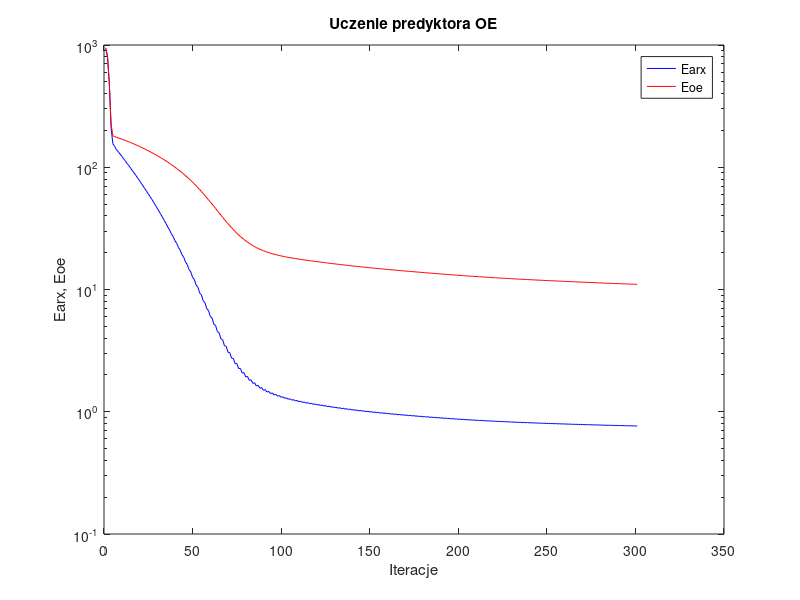
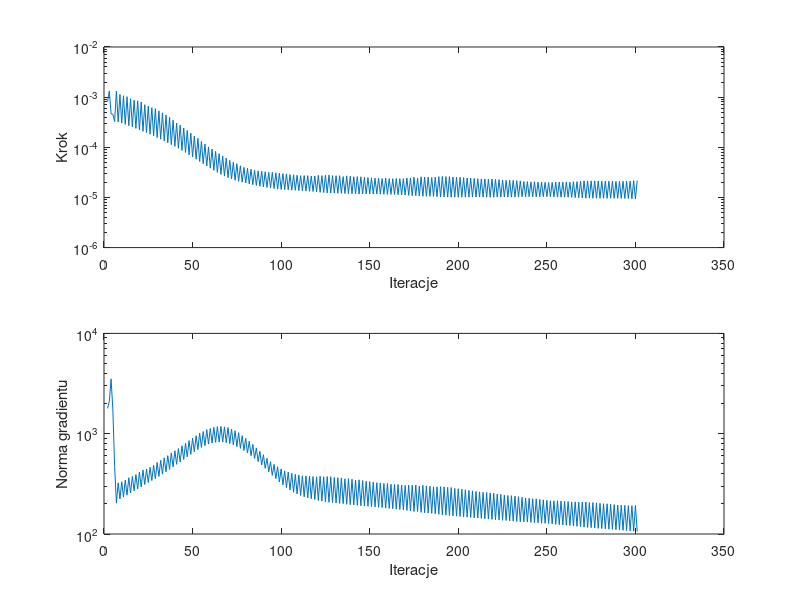

The MATLAB source for these figures, in order:
%uczenie predyktora oe
clear all;
n=0; farx(n+1)=9.315626e+002; foe(n+1)=9.501026e+002; wspucz(n+1)=0.000000e+000; ng(n+1)=0.000000e+000;
n=1; farx(n+1)=8.000864e+002; foe(n+1)=8.005979e+002; krok(n+1)=8.132823e-004; ng(n+1)=1.788374e+003;
n=2; farx(n+1)=4.864449e+002; foe(n+1)=4.830884e+002; krok(n+1)=1.329544e-003; ng(n+1)=2.094640e+003;
n=3; farx(n+1)=2.094228e+002; foe(n+1)=2.260362e+002; krok(n+1)=4.616173e-004; ng(n+1)=3.516779e+003;
n=4; farx(n+1)=1.557897e+002; foe(n+1)=1.810058e+002; krok(n+1)=4.576195e-004; ng(n+1)=1.727413e+003;
n=5; farx(n+1)=1.481103e+002; foe(n+1)=1.780929e+002; krok(n+1)=3.259007e-004; ng(n+1)=4.710717e+002;
n=6; farx(n+1)=1.392478e+002; foe(n+1)=1.760119e+002; krok(n+1)=1.323510e-003; ng(n+1)=2.031424e+002;
n=7; farx(n+1)=1.347391e+002; foe(n+1)=1.739430e+002; krok(n+1)=3.184791e-004; ng(n+1)=3.232271e+002;
n=8; farx(n+1)=1.283801e+002; foe(n+1)=1.719505e+002; krok(n+1)=1.130654e-003; ng(n+1)=2.237532e+002;
n=9; farx(n+1)=1.235377e+002; foe(n+1)=1.699307e+002; krok(n+1)=3.043485e-004; ng(n+1)=3.315054e+002;
n=10; farx(n+1)=1.175417e+002; foe(n+1)=1.678649e+002; krok(n+1)=1.065226e-003; ng(n+1)=2.333001e+002;
n=11; farx(n+1)=1.130526e+002; foe(n+1)=1.657764e+002; krok(n+1)=2.861859e-004; ng(n+1)=3.449663e+002;
n=12; farx(n+1)=1.074971e+002; foe(n+1)=1.636209e+002; krok(n+1)=1.019412e-003; ng(n+1)=2.438889e+002;
n=13; farx(n+1)=1.031733e+002; foe(n+1)=1.614384e+002; krok(n+1)=2.695564e-004; ng(n+1)=3.642370e+002;
n=14; farx(n+1)=9.823030e+001; foe(n+1)=1.592578e+002; krok(n+1)=9.305128e-004; ng(n+1)=2.563708e+002;
n=15; farx(n+1)=9.417066e+001; foe(n+1)=1.570773e+002; krok(n+1)=2.550371e-004; ng(n+1)=3.751304e+002;
n=16; farx(n+1)=8.967102e+001; foe(n+1)=1.548592e+002; krok(n+1)=8.713328e-004; ng(n+1)=2.697564e+002;
n=17; farx(n+1)=8.582476e+001; foe(n+1)=1.526353e+002; krok(n+1)=2.385047e-004; ng(n+1)=3.917221e+002;
n=18; farx(n+1)=8.155789e+001; foe(n+1)=1.503257e+002; krok(n+1)=8.432951e-004; ng(n+1)=2.816424e+002;
n=19; farx(n+1)=7.788148e+001; foe(n+1)=1.480179e+002; krok(n+1)=2.219001e-004; ng(n+1)=4.137307e+002;
n=20; farx(n+1)=7.390948e+001; foe(n+1)=1.456473e+002; krok(n+1)=8.010721e-004; ng(n+1)=2.944383e+002;
n=21; farx(n+1)=7.039719e+001; foe(n+1)=1.432895e+002; krok(n+1)=2.084136e-004; ng(n+1)=4.341279e+002;
n=22; farx(n+1)=6.699390e+001; foe(n+1)=1.409902e+002; krok(n+1)=7.068748e-004; ng(n+1)=3.114621e+002;
n=23; farx(n+1)=6.373393e+001; foe(n+1)=1.387052e+002; krok(n+1)=1.960919e-004; ng(n+1)=4.432527e+002;
n=24; farx(n+1)=6.061279e+001; foe(n+1)=1.363805e+002; krok(n+1)=6.603743e-004; ng(n+1)=3.261319e+002;
n=25; farx(n+1)=5.752975e+001; foe(n+1)=1.340808e+002; krok(n+1)=1.828020e-004; ng(n+1)=4.624757e+002;
n=26; farx(n+1)=5.467392e+001; foe(n+1)=1.317366e+002; krok(n+1)=6.145526e-004; ng(n+1)=3.413844e+002;
n=27; farx(n+1)=5.177022e+001; foe(n+1)=1.294200e+002; krok(n+1)=1.691914e-004; ng(n+1)=4.839699e+002;
n=28; farx(n+1)=4.906239e+001; foe(n+1)=1.270005e+002; krok(n+1)=5.885714e-004; ng(n+1)=3.560345e+002;
n=29; farx(n+1)=4.628656e+001; foe(n+1)=1.246072e+002; krok(n+1)=1.562643e-004; ng(n+1)=5.169350e+002;
n=30; farx(n+1)=4.387922e+001; foe(n+1)=1.221959e+002; krok(n+1)=5.324041e-004; ng(n+1)=3.749893e+002;
n=31; farx(n+1)=4.128104e+001; foe(n+1)=1.198104e+002; krok(n+1)=1.447867e-004; ng(n+1)=5.424145e+002;
n=32; farx(n+1)=3.911084e+001; foe(n+1)=1.173799e+002; krok(n+1)=4.875677e-004; ng(n+1)=3.950729e+002;
n=33; farx(n+1)=3.666557e+001; foe(n+1)=1.149639e+002; krok(n+1)=1.333447e-004; ng(n+1)=5.745830e+002;
n=34; farx(n+1)=3.473106e+001; foe(n+1)=1.125078e+002; krok(n+1)=4.395065e-004; ng(n+1)=4.167245e+002;
n=35; farx(n+1)=3.245032e+001; foe(n+1)=1.100949e+002; krok(n+1)=1.230766e-004; ng(n+1)=6.047691e+002;
n=36; farx(n+1)=3.074245e+001; foe(n+1)=1.076307e+002; krok(n+1)=3.968650e-004; ng(n+1)=4.405953e+002;
n=37; farx(n+1)=2.859606e+001; foe(n+1)=1.051739e+002; krok(n+1)=1.131625e-004; ng(n+1)=6.434287e+002;
n=38; farx(n+1)=2.714490e+001; foe(n+1)=1.027330e+002; krok(n+1)=3.467612e-004; ng(n+1)=4.674647e+002;
n=39; farx(n+1)=2.515926e+001; foe(n+1)=1.002923e+002; krok(n+1)=1.042068e-004; ng(n+1)=6.759236e+002;
n=40; farx(n+1)=2.391451e+001; foe(n+1)=9.784595e+001; krok(n+1)=3.050122e-004; ng(n+1)=4.949583e+002;
n=41; farx(n+1)=2.208732e+001; foe(n+1)=9.541698e+001; krok(n+1)=9.532169e-005; ng(n+1)=7.107152e+002;
n=42; farx(n+1)=2.098430e+001; foe(n+1)=9.292158e+001; krok(n+1)=2.767368e-004; ng(n+1)=5.222006e+002;
n=43; farx(n+1)=1.928125e+001; foe(n+1)=9.044040e+001; krok(n+1)=8.669030e-005; ng(n+1)=7.584509e+002;
n=44; farx(n+1)=1.835502e+001; foe(n+1)=8.795252e+001; krok(n+1)=2.419010e-004; ng(n+1)=5.532983e+002;
n=45; farx(n+1)=1.679925e+001; foe(n+1)=8.548269e+001; krok(n+1)=7.879664e-005; ng(n+1)=8.020421e+002;
n=46; farx(n+1)=1.600147e+001; foe(n+1)=8.296828e+001; krok(n+1)=2.162683e-004; ng(n+1)=5.872597e+002;
n=47; farx(n+1)=1.457793e+001; foe(n+1)=8.048228e+001; krok(n+1)=7.106649e-005; ng(n+1)=8.539805e+002;
n=48; farx(n+1)=1.389848e+001; foe(n+1)=7.794904e+001; krok(n+1)=1.915864e-004; ng(n+1)=6.218697e+002;
n=49; farx(n+1)=1.260635e+001; foe(n+1)=7.548613e+001; krok(n+1)=6.447294e-005; ng(n+1)=9.022558e+002;
n=50; farx(n+1)=1.205659e+001; foe(n+1)=7.300226e+001; krok(n+1)=1.674127e-004; ng(n+1)=6.590481e+002;
n=51; farx(n+1)=1.089335e+001; foe(n+1)=7.056756e+001; krok(n+1)=5.795515e-005; ng(n+1)=9.542642e+002;
n=52; farx(n+1)=1.042853e+001; foe(n+1)=6.808958e+001; krok(n+1)=1.509285e-004; ng(n+1)=6.936918e+002;
n=53; farx(n+1)=9.375373e+000; foe(n+1)=6.566751e+001; krok(n+1)=5.210339e-005; ng(n+1)=1.013199e+003;
n=54; farx(n+1)=9.012398e+000; foe(n+1)=6.327657e+001; krok(n+1)=1.304810e-004; ng(n+1)=7.299299e+002;
n=55; farx(n+1)=8.082568e+000; foe(n+1)=6.095628e+001; krok(n+1)=4.708094e-005; ng(n+1)=1.052435e+003;
n=56; farx(n+1)=7.790513e+000; foe(n+1)=5.863457e+001; krok(n+1)=1.164634e-004; ng(n+1)=7.602110e+002;
n=57; farx(n+1)=6.963187e+000; foe(n+1)=5.639001e+001; krok(n+1)=4.244958e-005; ng(n+1)=1.098301e+003;
n=58; farx(n+1)=6.740511e+000; foe(n+1)=5.418525e+001; krok(n+1)=1.019782e-004; ng(n+1)=7.878635e+002;
n=59; farx(n+1)=6.017159e+000; foe(n+1)=5.207043e+001; krok(n+1)=3.840954e-005; ng(n+1)=1.127294e+003;
n=60; farx(n+1)=5.842784e+000; foe(n+1)=4.997077e+001; krok(n+1)=9.186583e-005; ng(n+1)=8.072286e+002;
n=61; farx(n+1)=5.208217e+000; foe(n+1)=4.797186e+001; krok(n+1)=3.468782e-005; ng(n+1)=1.157511e+003;
n=62; farx(n+1)=5.075326e+000; foe(n+1)=4.599979e+001; krok(n+1)=8.271938e-005; ng(n+1)=8.200120e+002;
n=63; farx(n+1)=4.522449e+000; foe(n+1)=4.414187e+001; krok(n+1)=3.154697e-005; ng(n+1)=1.174870e+003;
n=64; farx(n+1)=4.425994e+000; foe(n+1)=4.232160e+001; krok(n+1)=7.481366e-005; ng(n+1)=8.258292e+002;
n=65; farx(n+1)=3.944901e+000; foe(n+1)=4.061043e+001; krok(n+1)=2.885108e-005; ng(n+1)=1.183355e+003;
n=66; farx(n+1)=3.879533e+000; foe(n+1)=3.896002e+001; krok(n+1)=6.703667e-005; ng(n+1)=8.241799e+002;
n=67; farx(n+1)=3.465899e+000; foe(n+1)=3.742426e+001; krok(n+1)=2.668806e-005; ng(n+1)=1.170247e+003;
n=68; farx(n+1)=3.424807e+000; foe(n+1)=3.594468e+001; krok(n+1)=6.100988e-005; ng(n+1)=8.139306e+002;
n=69; farx(n+1)=3.067856e+000; foe(n+1)=3.457006e+001; krok(n+1)=2.480406e-005; ng(n+1)=1.151791e+003;
n=70; farx(n+1)=3.045970e+000; foe(n+1)=3.326443e+001; krok(n+1)=5.493831e-005; ng(n+1)=7.961571e+002;
n=71; farx(n+1)=2.741380e+000; foe(n+1)=3.206783e+001; krok(n+1)=2.342760e-005; ng(n+1)=1.110524e+003;
n=72; farx(n+1)=2.735385e+000; foe(n+1)=3.093243e+001; krok(n+1)=5.036707e-005; ng(n+1)=7.743734e+002;
n=73; farx(n+1)=2.474373e+000; foe(n+1)=2.988408e+001; krok(n+1)=2.199768e-005; ng(n+1)=1.071576e+003;
n=74; farx(n+1)=2.476848e+000; foe(n+1)=2.889197e+001; krok(n+1)=4.714982e-005; ng(n+1)=7.451842e+002;
n=75; farx(n+1)=2.252468e+000; foe(n+1)=2.798327e+001; krok(n+1)=2.092147e-005; ng(n+1)=1.024460e+003;
n=76; farx(n+1)=2.263015e+000; foe(n+1)=2.713971e+001; krok(n+1)=4.279756e-005; ng(n+1)=7.145864e+002;
n=77; farx(n+1)=2.073041e+000; foe(n+1)=2.637618e+001; krok(n+1)=2.026093e-005; ng(n+1)=9.561846e+002;
n=78; farx(n+1)=2.089663e+000; foe(n+1)=2.566332e+001; krok(n+1)=3.982214e-005; ng(n+1)=6.804150e+002;
n=79; farx(n+1)=1.927344e+000; foe(n+1)=2.501270e+001; krok(n+1)=1.941361e-005; ng(n+1)=8.982533e+002;
n=80; farx(n+1)=1.946221e+000; foe(n+1)=2.440553e+001; krok(n+1)=3.799128e-005; ng(n+1)=6.423553e+002;
n=81; farx(n+1)=1.807150e+000; foe(n+1)=2.385164e+001; krok(n+1)=1.859953e-005; ng(n+1)=8.414578e+002;
n=82; farx(n+1)=1.826796e+000; foe(n+1)=2.333614e+001; krok(n+1)=3.647744e-005; ng(n+1)=6.040954e+002;
n=83; farx(n+1)=1.707335e+000; foe(n+1)=2.286766e+001; krok(n+1)=1.796068e-005; ng(n+1)=7.826601e+002;
n=84; farx(n+1)=1.727494e+000; foe(n+1)=2.243467e+001; krok(n+1)=3.474555e-005; ng(n+1)=5.663727e+002;
n=85; farx(n+1)=1.625426e+000; foe(n+1)=2.204155e+001; krok(n+1)=1.738167e-005; ng(n+1)=7.214363e+002;
n=86; farx(n+1)=1.645033e+000; foe(n+1)=2.167487e+001; krok(n+1)=3.387548e-005; ng(n+1)=5.269543e+002;
n=87; farx(n+1)=1.556957e+000; foe(n+1)=2.134175e+001; krok(n+1)=1.675917e-005; ng(n+1)=6.673917e+002;
n=88; farx(n+1)=1.575646e+000; foe(n+1)=2.103023e+001; krok(n+1)=3.333618e-005; ng(n+1)=4.878861e+002;
n=89; farx(n+1)=1.498943e+000; foe(n+1)=2.074662e+001; krok(n+1)=1.622543e-005; ng(n+1)=6.168939e+002;
n=90; farx(n+1)=1.516803e+000; foe(n+1)=2.048277e+001; krok(n+1)=3.251553e-005; ng(n+1)=4.513872e+002;
n=91; farx(n+1)=1.449841e+000; foe(n+1)=2.024167e+001; krok(n+1)=1.581864e-005; ng(n+1)=5.686604e+002;
n=92; farx(n+1)=1.466803e+000; foe(n+1)=2.001716e+001; krok(n+1)=3.161037e-005; ng(n+1)=4.174199e+002;
n=93; farx(n+1)=1.408382e+000; foe(n+1)=1.981140e+001; krok(n+1)=1.539716e-005; ng(n+1)=5.262211e+002;
n=94; farx(n+1)=1.424175e+000; foe(n+1)=1.961597e+001; krok(n+1)=3.167304e-005; ng(n+1)=3.841200e+002;
n=95; farx(n+1)=1.371811e+000; foe(n+1)=1.943594e+001; krok(n+1)=1.502405e-005; ng(n+1)=4.950562e+002;
n=96; farx(n+1)=1.387040e+000; foe(n+1)=1.926702e+001; krok(n+1)=3.098519e-005; ng(n+1)=3.562726e+002;
n=97; farx(n+1)=1.340186e+000; foe(n+1)=1.910918e+001; krok(n+1)=1.469853e-005; ng(n+1)=4.684483e+002;
n=98; farx(n+1)=1.354487e+000; foe(n+1)=1.895985e+001; krok(n+1)=3.053033e-005; ng(n+1)=3.307620e+002;
n=99; farx(n+1)=1.312159e+000; foe(n+1)=1.882018e+001; krok(n+1)=1.447202e-005; ng(n+1)=4.458201e+002;
n=100; farx(n+1)=1.325760e+000; foe(n+1)=1.868717e+001; krok(n+1)=2.981309e-005; ng(n+1)=3.087336e+002;
n=101; farx(n+1)=1.287317e+000; foe(n+1)=1.856244e+001; krok(n+1)=1.428638e-005; ng(n+1)=4.261709e+002;
n=102; farx(n+1)=1.300409e+000; foe(n+1)=1.844197e+001; krok(n+1)=2.955758e-005; ng(n+1)=2.896798e+002;
n=103; farx(n+1)=1.264616e+000; foe(n+1)=1.832780e+001; krok(n+1)=1.414532e-005; ng(n+1)=4.146658e+002;
n=104; farx(n+1)=1.277512e+000; foe(n+1)=1.821898e+001; krok(n+1)=2.860122e-005; ng(n+1)=2.745554e+002;
n=105; farx(n+1)=1.244499e+000; foe(n+1)=1.811428e+001; krok(n+1)=1.393983e-005; ng(n+1)=4.026866e+002;
n=106; farx(n+1)=1.256642e+000; foe(n+1)=1.801242e+001; krok(n+1)=2.832743e-005; ng(n+1)=2.604636e+002;
n=107; farx(n+1)=1.225683e+000; foe(n+1)=1.791547e+001; krok(n+1)=1.390226e-005; ng(n+1)=3.931500e+002;
n=108; farx(n+1)=1.237774e+000; foe(n+1)=1.782125e+001; krok(n+1)=2.769106e-005; ng(n+1)=2.512824e+002;
n=109; farx(n+1)=1.208540e+000; foe(n+1)=1.772990e+001; krok(n+1)=1.372904e-005; ng(n+1)=3.878761e+002;
n=110; farx(n+1)=1.220172e+000; foe(n+1)=1.764077e+001; krok(n+1)=2.722830e-005; ng(n+1)=2.425093e+002;
n=111; farx(n+1)=1.192631e+000; foe(n+1)=1.755480e+001; krok(n+1)=1.361415e-005; ng(n+1)=3.810273e+002;
n=112; farx(n+1)=1.204020e+000; foe(n+1)=1.746971e+001; krok(n+1)=2.726938e-005; ng(n+1)=2.349789e+002;
n=113; farx(n+1)=1.177643e+000; foe(n+1)=1.738701e+001; krok(n+1)=1.338683e-005; ng(n+1)=3.795784e+002;
n=114; farx(n+1)=1.188708e+000; foe(n+1)=1.730519e+001; krok(n+1)=2.722830e-005; ng(n+1)=2.287515e+002;
n=115; farx(n+1)=1.163337e+000; foe(n+1)=1.722570e+001; krok(n+1)=1.328171e-005; ng(n+1)=3.771891e+002;
n=116; farx(n+1)=1.174254e+000; foe(n+1)=1.714758e+001; krok(n+1)=2.676955e-005; ng(n+1)=2.248713e+002;
n=117; farx(n+1)=1.149966e+000; foe(n+1)=1.707123e+001; krok(n+1)=1.315377e-005; ng(n+1)=3.738038e+002;
n=118; farx(n+1)=1.160625e+000; foe(n+1)=1.699563e+001; krok(n+1)=2.668806e-005; ng(n+1)=2.206210e+002;
n=119; farx(n+1)=1.137402e+000; foe(n+1)=1.692177e+001; krok(n+1)=1.290553e-005; ng(n+1)=3.717103e+002;
n=120; farx(n+1)=1.147834e+000; foe(n+1)=1.684717e+001; krok(n+1)=2.769106e-005; ng(n+1)=2.154204e+002;
n=121; farx(n+1)=1.124928e+000; foe(n+1)=1.677377e+001; krok(n+1)=1.265721e-005; ng(n+1)=3.767419e+002;
n=122; farx(n+1)=1.135127e+000; foe(n+1)=1.670171e+001; krok(n+1)=2.722915e-005; ng(n+1)=2.126216e+002;
n=123; farx(n+1)=1.113192e+000; foe(n+1)=1.663107e+001; krok(n+1)=1.254943e-005; ng(n+1)=3.719021e+002;
n=124; farx(n+1)=1.123266e+000; foe(n+1)=1.656054e+001; krok(n+1)=2.769106e-005; ng(n+1)=2.096825e+002;
n=125; farx(n+1)=1.101855e+000; foe(n+1)=1.649076e+001; krok(n+1)=1.229246e-005; ng(n+1)=3.739309e+002;
n=126; farx(n+1)=1.111623e+000; foe(n+1)=1.642130e+001; krok(n+1)=2.797908e-005; ng(n+1)=2.068675e+002;
n=127; farx(n+1)=1.090718e+000; foe(n+1)=1.635311e+001; krok(n+1)=1.222055e-005; ng(n+1)=3.725482e+002;
n=128; farx(n+1)=1.100306e+000; foe(n+1)=1.628622e+001; krok(n+1)=2.722830e-005; ng(n+1)=2.054248e+002;
n=129; farx(n+1)=1.080237e+000; foe(n+1)=1.622074e+001; krok(n+1)=1.219587e-005; ng(n+1)=3.661599e+002;
n=130; farx(n+1)=1.089664e+000; foe(n+1)=1.615557e+001; krok(n+1)=2.711505e-005; ng(n+1)=2.034422e+002;
n=131; farx(n+1)=1.070162e+000; foe(n+1)=1.609170e+001; krok(n+1)=1.209645e-005; ng(n+1)=3.637349e+002;
n=132; farx(n+1)=1.079465e+000; foe(n+1)=1.602812e+001; krok(n+1)=2.713913e-005; ng(n+1)=2.015290e+002;
n=133; farx(n+1)=1.060265e+000; foe(n+1)=1.596549e+001; krok(n+1)=1.209447e-005; ng(n+1)=3.624545e+002;
n=134; farx(n+1)=1.069503e+000; foe(n+1)=1.590482e+001; krok(n+1)=2.605170e-005; ng(n+1)=2.008469e+002;
n=135; farx(n+1)=1.051248e+000; foe(n+1)=1.584476e+001; krok(n+1)=1.197415e-005; ng(n+1)=3.551936e+002;
n=136; farx(n+1)=1.060182e+000; foe(n+1)=1.578402e+001; krok(n+1)=2.692622e-005; ng(n+1)=1.977664e+002;
n=137; farx(n+1)=1.042146e+000; foe(n+1)=1.572446e+001; krok(n+1)=1.184623e-005; ng(n+1)=3.565625e+002;
n=138; farx(n+1)=1.050925e+000; foe(n+1)=1.566553e+001; krok(n+1)=2.647223e-005; ng(n+1)=1.963088e+002;
n=139; farx(n+1)=1.033409e+000; foe(n+1)=1.560781e+001; krok(n+1)=1.184623e-005; ng(n+1)=3.518500e+002;
n=140; farx(n+1)=1.041985e+000; foe(n+1)=1.555072e+001; krok(n+1)=2.581106e-005; ng(n+1)=1.949834e+002;
n=141; farx(n+1)=1.025103e+000; foe(n+1)=1.549516e+001; krok(n+1)=1.185899e-005; ng(n+1)=3.452948e+002;
n=142; farx(n+1)=1.033702e+000; foe(n+1)=1.543948e+001; krok(n+1)=2.605170e-005; ng(n+1)=1.933947e+002;
n=143; farx(n+1)=1.017062e+000; foe(n+1)=1.538427e+001; krok(n+1)=1.167393e-005; ng(n+1)=3.467716e+002;
n=144; farx(n+1)=1.025343e+000; foe(n+1)=1.532950e+001; krok(n+1)=2.581106e-005; ng(n+1)=1.914021e+002;
n=145; farx(n+1)=1.009142e+000; foe(n+1)=1.527618e+001; krok(n+1)=1.176389e-005; ng(n+1)=3.410003e+002;
n=146; farx(n+1)=1.017390e+000; foe(n+1)=1.522368e+001; krok(n+1)=2.500355e-005; ng(n+1)=1.906651e+002;
n=147; farx(n+1)=1.001703e+000; foe(n+1)=1.517207e+001; krok(n+1)=1.175619e-005; ng(n+1)=3.357142e+002;
n=148; farx(n+1)=1.009820e+000; foe(n+1)=1.512075e+001; krok(n+1)=2.488850e-005; ng(n+1)=1.890540e+002;
n=149; farx(n+1)=9.944774e-001; foe(n+1)=1.507026e+001; krok(n+1)=1.171380e-005; ng(n+1)=3.330446e+002;
n=150; farx(n+1)=1.002454e+000; foe(n+1)=1.502025e+001; krok(n+1)=2.458493e-005; ng(n+1)=1.876130e+002;
n=151; farx(n+1)=9.874881e-001; foe(n+1)=1.497110e+001; krok(n+1)=1.171380e-005; ng(n+1)=3.291554e+002;
n=152; farx(n+1)=9.953395e-001; foe(n+1)=1.492247e+001; krok(n+1)=2.419290e-005; ng(n+1)=1.863159e+002;
n=153; farx(n+1)=9.808016e-001; foe(n+1)=1.487467e+001; krok(n+1)=1.168144e-005; ng(n+1)=3.249293e+002;
n=154; farx(n+1)=9.885282e-001; foe(n+1)=1.482699e+001; krok(n+1)=2.419290e-005; ng(n+1)=1.846464e+002;
n=155; farx(n+1)=9.742424e-001; foe(n+1)=1.478009e+001; krok(n+1)=1.165470e-005; ng(n+1)=3.229031e+002;
n=156; farx(n+1)=9.818823e-001; foe(n+1)=1.473377e+001; krok(n+1)=2.382783e-005; ng(n+1)=1.834571e+002;
n=157; farx(n+1)=9.680362e-001; foe(n+1)=1.468804e+001; krok(n+1)=1.155324e-005; ng(n+1)=3.193216e+002;
n=158; farx(n+1)=9.755268e-001; foe(n+1)=1.464211e+001; krok(n+1)=2.428432e-005; ng(n+1)=1.812870e+002;
n=159; farx(n+1)=9.618178e-001; foe(n+1)=1.459684e+001; krok(n+1)=1.148266e-005; ng(n+1)=3.194053e+002;
n=160; farx(n+1)=9.691525e-001; foe(n+1)=1.455222e+001; krok(n+1)=2.371798e-005; ng(n+1)=1.801096e+002;
n=161; farx(n+1)=9.558733e-001; foe(n+1)=1.450845e+001; krok(n+1)=1.151293e-005; ng(n+1)=3.137004e+002;
n=162; farx(n+1)=9.631252e-001; foe(n+1)=1.446485e+001; krok(n+1)=2.362476e-005; ng(n+1)=1.786979e+002;
n=163; farx(n+1)=9.501340e-001; foe(n+1)=1.442189e+001; krok(n+1)=1.143043e-005; ng(n+1)=3.116321e+002;
n=164; farx(n+1)=9.573035e-001; foe(n+1)=1.437900e+001; krok(n+1)=2.382783e-005; ng(n+1)=1.770002e+002;
n=165; farx(n+1)=9.445038e-001; foe(n+1)=1.433656e+001; krok(n+1)=1.133131e-005; ng(n+1)=3.111488e+002;
n=166; farx(n+1)=9.515385e-001; foe(n+1)=1.429451e+001; krok(n+1)=2.372164e-005; ng(n+1)=1.754626e+002;
n=167; farx(n+1)=9.390534e-001; foe(n+1)=1.425300e+001; krok(n+1)=1.127096e-005; ng(n+1)=3.081830e+002;
n=168; farx(n+1)=9.459354e-001; foe(n+1)=1.421162e+001; krok(n+1)=2.371798e-005; ng(n+1)=1.737852e+002;
n=169; farx(n+1)=9.337978e-001; foe(n+1)=1.417100e+001; krok(n+1)=1.115447e-005; ng(n+1)=3.054635e+002;
n=170; farx(n+1)=9.405894e-001; foe(n+1)=1.412981e+001; krok(n+1)=2.439173e-005; ng(n+1)=1.716653e+002;
n=171; farx(n+1)=9.285358e-001; foe(n+1)=1.408927e+001; krok(n+1)=1.101046e-005; ng(n+1)=3.071347e+002;
n=172; farx(n+1)=9.352503e-001; foe(n+1)=1.404883e+001; krok(n+1)=2.449700e-005; ng(n+1)=1.701137e+002;
n=173; farx(n+1)=9.234722e-001; foe(n+1)=1.400887e+001; krok(n+1)=1.085468e-005; ng(n+1)=3.060002e+002;
n=174; farx(n+1)=9.300932e-001; foe(n+1)=1.396847e+001; krok(n+1)=2.531441e-005; ng(n+1)=1.679161e+002;
n=175; farx(n+1)=9.182511e-001; foe(n+1)=1.392848e+001; krok(n+1)=1.083629e-005; ng(n+1)=3.080573e+002;
n=176; farx(n+1)=9.248212e-001; foe(n+1)=1.388997e+001; krok(n+1)=2.418894e-005; ng(n+1)=1.675146e+002;
n=177; farx(n+1)=9.135813e-001; foe(n+1)=1.385156e+001; krok(n+1)=1.069939e-005; ng(n+1)=3.012254e+002;
n=178; farx(n+1)=9.199838e-001; foe(n+1)=1.381214e+001; krok(n+1)=2.580710e-005; ng(n+1)=1.644759e+002;
n=179; farx(n+1)=9.086761e-001; foe(n+1)=1.377320e+001; krok(n+1)=1.052881e-005; ng(n+1)=3.057793e+002;
n=180; farx(n+1)=9.149490e-001; foe(n+1)=1.373463e+001; krok(n+1)=2.555890e-005; ng(n+1)=1.630800e+002;
n=181; farx(n+1)=9.039158e-001; foe(n+1)=1.369673e+001; krok(n+1)=1.052881e-005; ng(n+1)=3.019091e+002;
n=182; farx(n+1)=9.101284e-001; foe(n+1)=1.365910e+001; krok(n+1)=2.541507e-005; ng(n+1)=1.618166e+002;
n=183; farx(n+1)=8.992844e-001; foe(n+1)=1.362192e+001; krok(n+1)=1.051121e-005; ng(n+1)=2.996805e+002;
n=184; farx(n+1)=9.053866e-001; foe(n+1)=1.358531e+001; krok(n+1)=2.496650e-005; ng(n+1)=1.606684e+002;
n=185; farx(n+1)=8.948684e-001; foe(n+1)=1.354922e+001; krok(n+1)=1.048504e-005; ng(n+1)=2.951896e+002;
n=186; farx(n+1)=9.009154e-001; foe(n+1)=1.351309e+001; krok(n+1)=2.531441e-005; ng(n+1)=1.590653e+002;
n=187; farx(n+1)=8.905608e-001; foe(n+1)=1.347726e+001; krok(n+1)=1.033992e-005; ng(n+1)=2.952896e+002;
n=188; farx(n+1)=8.965466e-001; foe(n+1)=1.344125e+001; krok(n+1)=2.605170e-005; ng(n+1)=1.571616e+002;
n=189; farx(n+1)=8.862778e-001; foe(n+1)=1.340538e+001; krok(n+1)=1.018440e-005; ng(n+1)=2.969292e+002;
n=190; farx(n+1)=8.921131e-001; foe(n+1)=1.336960e+001; krok(n+1)=2.630754e-005; ng(n+1)=1.553759e+002;
n=191; farx(n+1)=8.820257e-001; foe(n+1)=1.333439e+001; krok(n+1)=1.015759e-005; ng(n+1)=2.947522e+002;
n=192; farx(n+1)=8.877781e-001; foe(n+1)=1.329950e+001; krok(n+1)=2.604975e-005; ng(n+1)=1.541586e+002;
n=193; farx(n+1)=8.779063e-001; foe(n+1)=1.326512e+001; krok(n+1)=1.015216e-005; ng(n+1)=2.915489e+002;
n=194; farx(n+1)=8.836482e-001; foe(n+1)=1.323110e+001; krok(n+1)=2.605170e-005; ng(n+1)=1.529806e+002;
n=195; farx(n+1)=8.739032e-001; foe(n+1)=1.319709e+001; krok(n+1)=1.009346e-005; ng(n+1)=2.907676e+002;
n=196; farx(n+1)=8.794730e-001; foe(n+1)=1.316379e+001; krok(n+1)=2.555890e-005; ng(n+1)=1.517009e+002;
n=197; farx(n+1)=8.700369e-001; foe(n+1)=1.313106e+001; krok(n+1)=1.013760e-005; ng(n+1)=2.849207e+002;
n=198; farx(n+1)=8.755590e-001; foe(n+1)=1.309857e+001; krok(n+1)=2.541507e-005; ng(n+1)=1.505596e+002;
n=199; farx(n+1)=8.662920e-001; foe(n+1)=1.306642e+001; krok(n+1)=1.010255e-005; ng(n+1)=2.828502e+002;
n=200; farx(n+1)=8.717078e-001; foe(n+1)=1.303458e+001; krok(n+1)=2.519594e-005; ng(n+1)=1.493084e+002;
n=201; farx(n+1)=8.626302e-001; foe(n+1)=1.300325e+001; krok(n+1)=1.013046e-005; ng(n+1)=2.793598e+002;
n=202; farx(n+1)=8.679999e-001; foe(n+1)=1.297236e+001; krok(n+1)=2.480406e-005; ng(n+1)=1.483907e+002;
n=203; farx(n+1)=8.591102e-001; foe(n+1)=1.294175e+001; krok(n+1)=1.013046e-005; ng(n+1)=2.762805e+002;
n=204; farx(n+1)=8.643750e-001; foe(n+1)=1.291158e+001; krok(n+1)=2.443486e-005; ng(n+1)=1.472945e+002;
n=205; farx(n+1)=8.557063e-001; foe(n+1)=1.288185e+001; krok(n+1)=1.015216e-005; ng(n+1)=2.721870e+002;
n=206; farx(n+1)=8.608972e-001; foe(n+1)=1.285237e+001; krok(n+1)=2.419290e-005; ng(n+1)=1.462181e+002;
n=207; farx(n+1)=8.524113e-001; foe(n+1)=1.282331e+001; krok(n+1)=1.014423e-005; ng(n+1)=2.692150e+002;
n=208; farx(n+1)=8.575031e-001; foe(n+1)=1.279442e+001; krok(n+1)=2.394830e-005; ng(n+1)=1.450754e+002;
n=209; farx(n+1)=8.491865e-001; foe(n+1)=1.276609e+001; krok(n+1)=1.018462e-005; ng(n+1)=2.657454e+002;
n=210; farx(n+1)=8.542397e-001; foe(n+1)=1.273804e+001; krok(n+1)=2.357491e-005; ng(n+1)=1.442557e+002;
n=211; farx(n+1)=8.460879e-001; foe(n+1)=1.271034e+001; krok(n+1)=1.018462e-005; ng(n+1)=2.629087e+002;
n=212; farx(n+1)=8.510832e-001; foe(n+1)=1.268288e+001; krok(n+1)=2.342760e-005; ng(n+1)=1.432065e+002;
n=213; farx(n+1)=8.430829e-001; foe(n+1)=1.265571e+001; krok(n+1)=1.015968e-005; ng(n+1)=2.606458e+002;
n=214; farx(n+1)=8.480223e-001; foe(n+1)=1.262873e+001; krok(n+1)=2.342760e-005; ng(n+1)=1.420549e+002;
n=215; farx(n+1)=8.401415e-001; foe(n+1)=1.260197e+001; krok(n+1)=1.013046e-005; ng(n+1)=2.590318e+002;
n=216; farx(n+1)=8.450185e-001; foe(n+1)=1.257552e+001; krok(n+1)=2.330940e-005; ng(n+1)=1.409862e+002;
n=217; farx(n+1)=8.372858e-001; foe(n+1)=1.254927e+001; krok(n+1)=1.010255e-005; ng(n+1)=2.567927e+002;
n=218; farx(n+1)=8.420983e-001; foe(n+1)=1.252324e+001; krok(n+1)=2.330940e-005; ng(n+1)=1.398238e+002;
n=219; farx(n+1)=8.344766e-001; foe(n+1)=1.249743e+001; krok(n+1)=1.009346e-005; ng(n+1)=2.549909e+002;
n=220; farx(n+1)=8.391846e-001; foe(n+1)=1.247200e+001; krok(n+1)=2.286087e-005; ng(n+1)=1.389104e+002;
n=221; farx(n+1)=8.317563e-001; foe(n+1)=1.244697e+001; krok(n+1)=1.015216e-005; ng(n+1)=2.505502e+002;
n=222; farx(n+1)=8.364251e-001; foe(n+1)=1.242216e+001; krok(n+1)=2.262551e-005; ng(n+1)=1.380851e+002;
n=223; farx(n+1)=8.291300e-001; foe(n+1)=1.239761e+001; krok(n+1)=1.013760e-005; ng(n+1)=2.483020e+002;
n=224; farx(n+1)=8.336852e-001; foe(n+1)=1.237324e+001; krok(n+1)=2.230894e-005; ng(n+1)=1.370555e+002;
n=225; farx(n+1)=8.265479e-001; foe(n+1)=1.234941e+001; krok(n+1)=1.022121e-005; ng(n+1)=2.442054e+002;
n=226; farx(n+1)=8.310956e-001; foe(n+1)=1.232575e+001; krok(n+1)=2.198334e-005; ng(n+1)=1.364734e+002;
n=227; farx(n+1)=8.240882e-001; foe(n+1)=1.230233e+001; krok(n+1)=1.018440e-005; ng(n+1)=2.422448e+002;
n=228; farx(n+1)=8.285835e-001; foe(n+1)=1.227899e+001; krok(n+1)=2.208984e-005; ng(n+1)=1.353262e+002;
n=229; farx(n+1)=8.216608e-001; foe(n+1)=1.225587e+001; krok(n+1)=1.015216e-005; ng(n+1)=2.411261e+002;
n=230; farx(n+1)=8.260872e-001; foe(n+1)=1.223296e+001; krok(n+1)=2.190777e-005; ng(n+1)=1.343835e+002;
n=231; farx(n+1)=8.192960e-001; foe(n+1)=1.221033e+001; krok(n+1)=1.015968e-005; ng(n+1)=2.384875e+002;
n=232; farx(n+1)=8.236538e-001; foe(n+1)=1.218785e+001; krok(n+1)=2.170937e-005; ng(n+1)=1.334666e+002;
n=233; farx(n+1)=8.169934e-001; foe(n+1)=1.216571e+001; krok(n+1)=1.017076e-005; ng(n+1)=2.357861e+002;
n=234; farx(n+1)=8.212591e-001; foe(n+1)=1.214365e+001; krok(n+1)=2.139878e-005; ng(n+1)=1.325653e+002;
n=235; farx(n+1)=8.147084e-001; foe(n+1)=1.212210e+001; krok(n+1)=1.029142e-005; ng(n+1)=2.321375e+002;
n=236; farx(n+1)=8.189600e-001; foe(n+1)=1.210081e+001; krok(n+1)=2.078166e-005; ng(n+1)=1.323927e+002;
n=237; farx(n+1)=8.125558e-001; foe(n+1)=1.207978e+001; krok(n+1)=1.031835e-005; ng(n+1)=2.288777e+002;
n=238; farx(n+1)=8.167528e-001; foe(n+1)=1.205886e+001; krok(n+1)=2.067984e-005; ng(n+1)=1.315217e+002;
n=239; farx(n+1)=8.104363e-001; foe(n+1)=1.203820e+001; krok(n+1)=1.034200e-005; ng(n+1)=2.268769e+002;
n=240; farx(n+1)=8.145987e-001; foe(n+1)=1.201774e+001; krok(n+1)=2.044242e-005; ng(n+1)=1.309006e+002;
n=241; farx(n+1)=8.084020e-001; foe(n+1)=1.199747e+001; krok(n+1)=1.031835e-005; ng(n+1)=2.247380e+002;
n=242; farx(n+1)=8.125281e-001; foe(n+1)=1.197726e+001; krok(n+1)=2.058283e-005; ng(n+1)=1.298716e+002;
n=243; farx(n+1)=8.063810e-001; foe(n+1)=1.195719e+001; krok(n+1)=1.029142e-005; ng(n+1)=2.241162e+002;
n=244; farx(n+1)=8.104459e-001; foe(n+1)=1.193739e+001; krok(n+1)=2.031935e-005; ng(n+1)=1.291624e+002;
n=245; farx(n+1)=8.044199e-001; foe(n+1)=1.191776e+001; krok(n+1)=1.031748e-005; ng(n+1)=2.213089e+002;
n=246; farx(n+1)=8.084311e-001; foe(n+1)=1.189830e+001; krok(n+1)=2.016710e-005; ng(n+1)=1.283821e+002;
n=247; farx(n+1)=8.024980e-001; foe(n+1)=1.187904e+001; krok(n+1)=1.034200e-005; ng(n+1)=2.191143e+002;
n=248; farx(n+1)=8.064749e-001; foe(n+1)=1.185997e+001; krok(n+1)=1.999909e-005; ng(n+1)=1.277375e+002;
n=249; farx(n+1)=8.006305e-001; foe(n+1)=1.184104e+001; krok(n+1)=1.034200e-005; ng(n+1)=2.172776e+002;
n=250; farx(n+1)=8.045382e-001; foe(n+1)=1.182229e+001; krok(n+1)=1.977673e-005; ng(n+1)=1.269771e+002;
n=251; farx(n+1)=7.988272e-001; foe(n+1)=1.180377e+001; krok(n+1)=1.033992e-005; ng(n+1)=2.144645e+002;
n=252; farx(n+1)=8.027035e-001; foe(n+1)=1.178523e+001; krok(n+1)=1.995189e-005; ng(n+1)=1.259562e+002;
n=253; farx(n+1)=7.970642e-001; foe(n+1)=1.176688e+001; krok(n+1)=1.023989e-005; ng(n+1)=2.140797e+002;
n=254; farx(n+1)=8.009126e-001; foe(n+1)=1.174846e+001; krok(n+1)=2.031518e-005; ng(n+1)=1.247501e+002;
n=255; farx(n+1)=7.952995e-001; foe(n+1)=1.173019e+001; krok(n+1)=1.015968e-005; ng(n+1)=2.144844e+002;
n=256; farx(n+1)=7.991060e-001; foe(n+1)=1.171203e+001; krok(n+1)=2.031518e-005; ng(n+1)=1.238850e+002;
n=257; farx(n+1)=7.935671e-001; foe(n+1)=1.169402e+001; krok(n+1)=1.013760e-005; ng(n+1)=2.131328e+002;
n=258; farx(n+1)=7.973321e-001; foe(n+1)=1.167613e+001; krok(n+1)=2.027520e-005; ng(n+1)=1.230690e+002;
n=259; farx(n+1)=7.918785e-001; foe(n+1)=1.165839e+001; krok(n+1)=1.010485e-005; ng(n+1)=2.116315e+002;
n=260; farx(n+1)=7.956063e-001; foe(n+1)=1.164072e+001; krok(n+1)=2.036925e-005; ng(n+1)=1.221406e+002;
n=261; farx(n+1)=7.902002e-001; foe(n+1)=1.162319e+001; krok(n+1)=1.009346e-005; ng(n+1)=2.107327e+002;
n=262; farx(n+1)=7.938925e-001; foe(n+1)=1.160586e+001; krok(n+1)=2.018691e-005; ng(n+1)=1.215218e+002;
n=263; farx(n+1)=7.885991e-001; foe(n+1)=1.158864e+001; krok(n+1)=1.003721e-005; ng(n+1)=2.088242e+002;
n=264; farx(n+1)=7.922606e-001; foe(n+1)=1.157139e+001; krok(n+1)=2.058283e-005; ng(n+1)=1.203216e+002;
n=265; farx(n+1)=7.870035e-001; foe(n+1)=1.155423e+001; krok(n+1)=9.936047e-006; ng(n+1)=2.091832e+002;
n=266; farx(n+1)=7.906044e-001; foe(n+1)=1.153712e+001; krok(n+1)=2.067984e-005; ng(n+1)=1.192875e+002;
n=267; farx(n+1)=7.854351e-001; foe(n+1)=1.152022e+001; krok(n+1)=9.888364e-006; ng(n+1)=2.077050e+002;
n=268; farx(n+1)=7.890220e-001; foe(n+1)=1.150325e+001; krok(n+1)=2.102242e-005; ng(n+1)=1.182615e+002;
n=269; farx(n+1)=7.838908e-001; foe(n+1)=1.148639e+001; krok(n+1)=9.772716e-006; ng(n+1)=2.081820e+002;
n=270; farx(n+1)=7.874511e-001; foe(n+1)=1.146949e+001; krok(n+1)=2.142725e-005; ng(n+1)=1.171271e+002;
n=271; farx(n+1)=7.823566e-001; foe(n+1)=1.145270e+001; krok(n+1)=9.671965e-006; ng(n+1)=2.085304e+002;
n=272; farx(n+1)=7.858241e-001; foe(n+1)=1.143590e+001; krok(n+1)=2.139878e-005; ng(n+1)=1.160636e+002;
n=273; farx(n+1)=7.808234e-001; foe(n+1)=1.141950e+001; krok(n+1)=9.716744e-006; ng(n+1)=2.057521e+002;
n=274; farx(n+1)=7.843060e-001; foe(n+1)=1.140306e+001; krok(n+1)=2.142725e-005; ng(n+1)=1.154939e+002;
n=275; farx(n+1)=7.793335e-001; foe(n+1)=1.138674e+001; krok(n+1)=9.657459e-006; ng(n+1)=2.057930e+002;
n=276; farx(n+1)=7.827796e-001; foe(n+1)=1.137054e+001; krok(n+1)=2.142725e-005; ng(n+1)=1.146969e+002;
n=277; farx(n+1)=7.778698e-001; foe(n+1)=1.135444e+001; krok(n+1)=9.640490e-006; ng(n+1)=2.044785e+002;
n=278; farx(n+1)=7.812701e-001; foe(n+1)=1.133849e+001; krok(n+1)=2.132008e-005; ng(n+1)=1.139525e+002;
n=279; farx(n+1)=7.764357e-001; foe(n+1)=1.132268e+001; krok(n+1)=9.645404e-006; ng(n+1)=2.025709e+002;
n=280; farx(n+1)=7.797878e-001; foe(n+1)=1.130699e+001; krok(n+1)=2.114892e-005; ng(n+1)=1.132588e+002;
n=281; farx(n+1)=7.750360e-001; foe(n+1)=1.129149e+001; krok(n+1)=9.657027e-006; ng(n+1)=2.003927e+002;
n=282; farx(n+1)=7.783808e-001; foe(n+1)=1.127605e+001; krok(n+1)=2.122479e-005; ng(n+1)=1.125613e+002;
n=283; farx(n+1)=7.736691e-001; foe(n+1)=1.126067e+001; krok(n+1)=9.600090e-006; ng(n+1)=2.000530e+002;
n=284; farx(n+1)=7.769523e-001; foe(n+1)=1.124540e+001; krok(n+1)=2.114892e-005; ng(n+1)=1.117224e+002;
n=285; farx(n+1)=7.723152e-001; foe(n+1)=1.123033e+001; krok(n+1)=9.628751e-006; ng(n+1)=1.978484e+002;
n=286; farx(n+1)=7.755698e-001; foe(n+1)=1.121536e+001; krok(n+1)=2.097007e-005; ng(n+1)=1.111526e+002;
n=287; farx(n+1)=7.710001e-001; foe(n+1)=1.120054e+001; krok(n+1)=9.628751e-006; ng(n+1)=1.961432e+002;
n=288; farx(n+1)=7.742191e-001; foe(n+1)=1.118580e+001; krok(n+1)=2.088415e-005; ng(n+1)=1.104696e+002;
n=289; farx(n+1)=7.697111e-001; foe(n+1)=1.117121e+001; krok(n+1)=9.628751e-006; ng(n+1)=1.945645e+002;
n=290; farx(n+1)=7.729194e-001; foe(n+1)=1.115672e+001; krok(n+1)=2.092147e-005; ng(n+1)=1.098145e+002;
n=291; farx(n+1)=7.684602e-001; foe(n+1)=1.114226e+001; krok(n+1)=9.564320e-006; ng(n+1)=1.940232e+002;
n=292; farx(n+1)=7.716247e-001; foe(n+1)=1.112786e+001; krok(n+1)=2.105761e-005; ng(n+1)=1.088991e+002;
n=293; farx(n+1)=7.672137e-001; foe(n+1)=1.111358e+001; krok(n+1)=9.549067e-006; ng(n+1)=1.929372e+002;
n=294; farx(n+1)=7.703528e-001; foe(n+1)=1.109941e+001; krok(n+1)=2.102242e-005; ng(n+1)=1.082376e+002;
n=295; farx(n+1)=7.659999e-001; foe(n+1)=1.108532e+001; krok(n+1)=9.515687e-006; ng(n+1)=1.917806e+002;
n=296; farx(n+1)=7.691240e-001; foe(n+1)=1.107129e+001; krok(n+1)=2.122479e-005; ng(n+1)=1.074304e+002;
n=297; farx(n+1)=7.648105e-001; foe(n+1)=1.105728e+001; krok(n+1)=9.434846e-006; ng(n+1)=1.916358e+002;
n=298; farx(n+1)=7.679298e-001; foe(n+1)=1.104333e+001; krok(n+1)=2.167257e-005; ng(n+1)=1.064772e+002;
n=299; farx(n+1)=7.636321e-001; foe(n+1)=1.102929e+001; krok(n+1)=9.322149e-006; ng(n+1)=1.924844e+002;
n=300; farx(n+1)=7.666702e-001; foe(n+1)=1.101537e+001; krok(n+1)=2.170937e-005; ng(n+1)=1.054695e+002;

figure; semilogy(farx,'b'); hold on; semilogy(foe,'r'); xlabel('Iteracje'); ylabel('Earx, Eoe'); legend('Earx','Eoe'); title('Uczenie predyktora OE');
figure; subplot(2,1,1); semilogy(krok); xlabel('Iteracje'); ylabel('Krok');
subplot(2,1,2); semilogy(ng); xlabel('Iteracje'); ylabel('Norma gradientu');
Earx=farx(n+1)
Eoe=foe(n+1)
